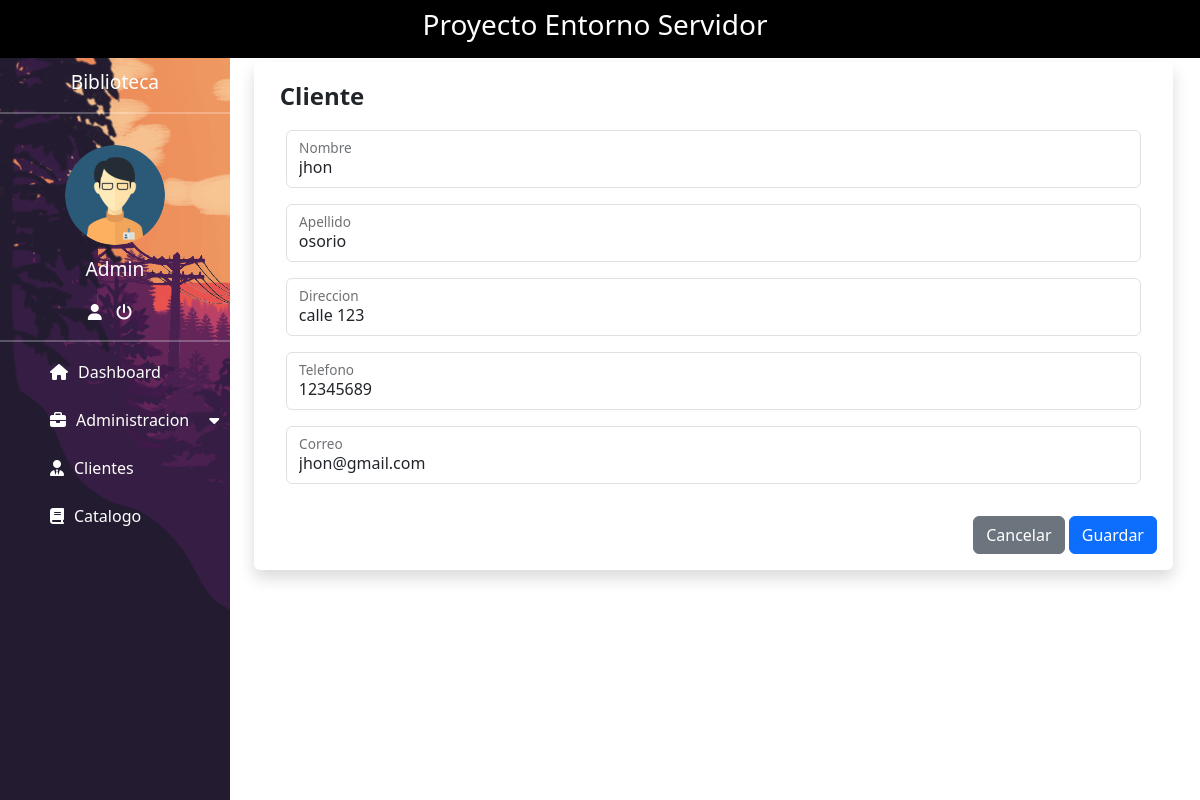
/?view=idCliente&Id_cliente=1 (signed in), run on the app's committed database.
### tables this page shows
CREATE TABLE `administrador` (
  `Id_administrador` int(11) NOT NULL,
  `Usuario` varchar(15) NOT NULL,
  `Contraseña` varchar(255) NOT NULL
);

CREATE TABLE `cliente` (
  `Id_cliente` int(11) NOT NULL,
  `Nombre` varchar(100) NOT NULL,
  `Apellido` varchar(100) NOT NULL,
  `Direccion` varchar(30) NOT NULL,
  `Telefono` varchar(10) NOT NULL,
  `Correo` varchar(50) NOT NULL
);

### controller/control.php (called while the page is built, shortened)
<?php
include_once "model/dashboard.php";
class control
{
    public $model;
    public function __construct()
    {
        $this->model = new dashboard();
    }
    public function idCliente()
    {
        $cliente = new cliente();
        if (isset($_REQUEST["Id_cliente"])) {
            $cliente = $this->model->id_cliente($_REQUEST["Id_cliente"]);
        }
        include_once "view/actualizarCliente.php";
    }
}
?>

### config/conexion.php (called while the page is built)
<?php
class conexion
{
    public static function conectar()
    {
        $connection = new PDO("mysql:host =127.0.0.1; dbname=biblioteca; port=3307", "root", "");
        $connection->setAttribute(PDO::ATTR_ERRMODE, PDO::ERRMODE_EXCEPTION);
        return $connection;
    }
}
?>

### model/dashboard.php (called while the page is built, shortened)
<?php
class dashboard
{
    public $conect;
    public function __construct()
    {
        try {
            $this->conect = conexion::conectar();
        } catch (PDOException $e) {
            die("Error " . $e->getMessage());
        }
    }
    public function nombreUsuario(){
        try {
            $query = "SELECT * FROM `administrador`";
            $stmt = $this->conect->prepare($query);
            $stmt->execute();
            return $stmt->fetchAll(PDO::FETCH_OBJ);
        } catch (PDOException $e) {
            die("Error: " . $e->getMessage());
        }
    }
    public function id_cliente($id)
    {
        try {
            $query = "SELECT * FROM `cliente` WHERE Id_cliente = ?";
            $stmt = $this->conect->prepare($query);
            $stmt->execute(array($id));
            return $stmt->fetch(PDO::FETCH_OBJ);
        } catch (PDOException $e) {
            die("Error: " . $e->getMessage());
        }
    }
}
?>

### view/actualizarCliente.php (the view, shortened to what this page needs)
<!DOCTYPE html>
<html lang="en">
<head>
    <link href="https://cdn.jsdelivr.net/npm/bootstrap@5.3.2/dist/css/bootstrap.min.css" rel="stylesheet"
>
    <link rel="stylesheet" href="https://cdnjs.cloudflare.com/ajax/libs/font-awesome/6.4.2/css/all.min.css"
 />
    <link rel="stylesheet" href="resources/css/style.css">
    <link rel="stylesheet" href="resources/css/table.css">
</head>
<body>
    <nav class="navbar navbar-expand-xl navbar-dark bg-black">
        <div class="container-fluid justify-content-center">
            <h3 class="col-lg-6 col-md-12 col-sm-12 col-12 text-center color">Proyecto Entorno Servidor</h3>
        </div>
    </nav>
    <section>
        <div class="margen">
            <div class="row">
                <div class="col-4 linea-vertical">
                    <p class="size">Biblioteca</p>
                    <hr>
                    <img src="resources/img/ad.png" alt="" class="admin">
                    <?php foreach ($this->model->nombreUsuario() as $key): ?>
                        <p class="size"><?php echo $key->Usuario; ?></p>
                    <?php endforeach; ?>
                    <a href="" title="Cuenta" class="color"><i class="fa-solid fa-user"></i></a>
                    <a href="" title="Cerrar Sesion" class="color" data-bs-toggle="modal"
                        data-bs-target="#exampleModal"><i class="fa-solid fa-power-off"></i></a>
                    <hr>
                    <nav>
                    <ul>
                            <li><a href="?view=index" class="spaces"><i class="fa-solid fa-house top"></i>Dashboard</a>
                            </li>
                            <li><a href="#" class="spaces"><i class="fa-solid fa-briefcase space"></i>Administracion<i
                                        class="fa-solid fa-caret-down space"></i></a>
                            </li>
                            <li><a href="?view=cliente" class="spaces"><i class="fa-solid fa-user-tie space"></i>Clientes</a>
                            </li>
                            <li><a href="?view=catalogo" class="spaces"><i class="fa-solid fa-book space"></i>Catalogo</a>
                            </li>
                        </ul>
                    </nav>
                </div>
                <div class="col-9 custom-card-body">
                    <div class="container mt-1">
                        <div class="row">
                            <div class="col m-auto">
                                <div class="card border-0 shadow">
                                    <div class="card-body">
                                        <b class="aling">Cliente</b><br>
                                        <div class="modal-content">
                                            <div class="modal-body">
                                                <div class="card-body">
                                                    <form action="?view=guardarCliente" method="post">
                                                        <div class="form-floating mb-3">
                                                            <input type="text" class="form-control"
                                                                name="nombre-cliente" id="nombre-cliente"
                                                                placeholder="Nombre"
                                                                value="<?php echo $cliente->Nombre; ?>" required>
                                                            <label for="nombre-cliente">Nombre</label>
                                                        </div>
                                                        <div class="form-floating mb-3">
                                                            <input type="text" class="form-control"
                                                                name="apellido-cliente" id="apellido-cliente"
                                                                placeholder="Apellido"
                                                                value="<?php echo $cliente->Apellido; ?>" required>
                                                            <label for="apellido-cliente">Apellido</label>
                                                        </div>
                                                        <div class="form-floating mb-3">
                                                            <input type="text" class="form-control"
                                                                name="direccion-cliente" id="direccion-cliente"
                                                                placeholder="Direccion"
                                                                value="<?php echo $cliente->Direccion; ?>" required>
                                                            <label for="direccion-cliente">Direccion</label>
                                                        </div>
                                                        <div class="form-floating mb-3">
                                                            <input type="number" class="form-control"
                                                                name="telefono-cliente" id="telefono-cliente"
                                                                placeholder="Telefono"
                                                                value="<?php echo $cliente->Telefono; ?>" required>
                                                            <label for="telefono-cliente">Telefono</label>
                                                        </div>
                                                        <div class="form-floating mb-3">
                                                            <input type="email" class="form-control"
                                                                name="correo-cliente" id="correo-cliente"
                                                                placeholder="Correo"
                                                                value="<?php echo $cliente->Correo; ?>" required>
                                                            <label for="correo-cliente">Correo</label>
                                                        </div>
                                                </div>
                                            </div>
                                            <div class="modal-footer">
                                                <a href="?view=cliente" class="btn btn-secondary">Cancelar</a>&nbsp;
                                                <button type="submit" class="btn btn-primary"
                                                    name="Guardar-cliente">Guardar</button>
                                            </div>
                                        </div>
                                    </div>
                                </div>
                            </div>
                        </div>
                    </div>
                </div>
            </div>
        </div>
    </section>
</body>
</html>

### resources/css/style.css (style rules this page uses)
* { margin: 0; padding: 0; box-sizing: border-box; }
body { margin: 0; padding: 0; }
.linea-vertical { background-image: url("../img/sideBar.png"); text-align: center; min-height: calc(100vh - 57.6px); width: 20%; padding-right: 0; background-size: cover; }
hr { border-color: white; border-width: 2px; }
.size { color: white; margin-top: 10px; font-size: 1.2rem; }
.color { color: white; margin-right: 10px; }
.margen { margin-right: 15px; }
.admin { width: 100px; height: 100px; border-radius: 50%; object-fit: cover; margin-top: 15px; }
nav ul { margin: 0; padding: 0; list-style: none; line-height: 16px; }
nav ul a { box-sizing: border-box; color: white; display: block; width: 100%; padding: 6px 10px; text-decoration: none; text-align: left; }
.aling { text-align: center; }
.space, .spaces { margin-left: 20px; margin-right: 10px; margin-top: 10px; }
.top { margin-left: 20px; margin-right: 10px; }
.aling { margin-left: 10px; font-size: 1.5rem; }
.custom-card-body { width: 80%; }

### data on the page
administrador: Usuario "Admin"
cliente: nombre-cliente "jhon", apellido-cliente "osorio", direccion-cliente "calle 123", telefono-cliente "12345689", correo-cliente "jhon@gmail.com"
